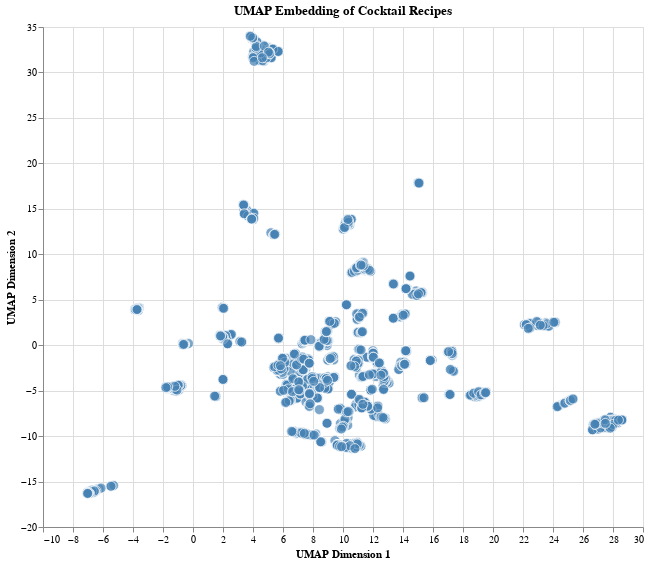

Source (notebook cell):
### Code cell
import altair as alt

# Create UMAP embedding from the distance matrix
reducer: umap.UMAP = umap.UMAP(
    n_neighbors=15, 
    n_components=2, 
    metric='precomputed', 
    random_state=42
)
embedding: np.ndarray = reducer.fit_transform(distance_matrix_sklearn)

# Create a DataFrame with the embedding coordinates and names
embedding_df: pd.DataFrame = pd.DataFrame(
    embedding,
    columns=['UMAP1', 'UMAP2'],
    index=distance_df_sklearn.index
)
embedding_df['name'] = embedding_df.index

# Add recipe information for each cocktail
def get_recipe_string(cocktail_name: str) -> str:
    """Get the recipe as a formatted string for a given cocktail."""
    recipe = df_normalized.loc[cocktail_name, :]
    ingredients = recipe[recipe > 0]
    
    if len(ingredients) == 0:
        return "No ingredients found"
    
    # Format ingredients with proportions
    recipe_parts = []
    for ingredient, proportion in ingredients.items():
        # Handle multi-level column names if they exist
        if isinstance(ingredient, tuple):
            ingredient_name = ' - '.join(str(part) for part in ingredient)
        else:
            ingredient_name = str(ingredient)
        recipe_parts.append(f"{ingredient_name}: {proportion:.3f}")
    
    return " | ".join(recipe_parts)

# Add recipe strings to the embedding dataframe
embedding_df['recipe'] = embedding_df['name'].apply(get_recipe_string)

# Create the Altair chart
chart: alt.Chart = alt.Chart(embedding_df.reset_index()).mark_circle(
    size=100, 
    opacity=0.7
).encode(
    x=alt.X('UMAP1:Q', title='UMAP Dimension 1'),
    y=alt.Y('UMAP2:Q', title='UMAP Dimension 2'),
    tooltip=['name:N', 'recipe:N'],
    color=alt.value('steelblue'),
    stroke=alt.value('white'),
    strokeWidth=alt.value(1)
).properties(
    width=600,
    height=500,
    title='UMAP Embedding of Cocktail Recipes'
).interactive()

chart.show()

### Figure 1 — Vega-Lite specification as saved in the notebook (floating-point values rounded to 4 significant figures; data arrays with more than 128 entries replaced by an {"elided": "..."} marker saying what was removed)
{"config": {"view": {"continuousWidth": 300, "continuousHeight": 300}}, "data": {"name": "data-7006fe4bfce386cbe133675d50fc96a6"}, "mark": {"type": "circle", "opacity": 0.7, "size": 100}, "encoding": {"color": {"value": "steelblue"}, "stroke": {"value": "white"}, "strokeWidth": {"value": 1}, "tooltip": [{"field": "name", "type": "nominal"}, {"field": "recipe", "type": "nominal"}], "x": {"field": "UMAP1", "title": "UMAP Dimension 1", "type": "quantitative"}, "y": {"field": "UMAP2", "title": "UMAP Dimension 2", "type": "quantitative"}}, "height": 500, "params": [{"name": "param_2", "select": {"type": "interval", "encodings": ["x", "y"]}, "bind": "scales"}], "title": "UMAP Embedding of Cocktail Recipes", "width": 600, "$schema": "https://vega.github.io/schema/vega-lite/v5.20.1.json", "datasets": {"data-7006fe4bfce386cbe133675d50fc96a6": {"elided": "2507 records"}}}
